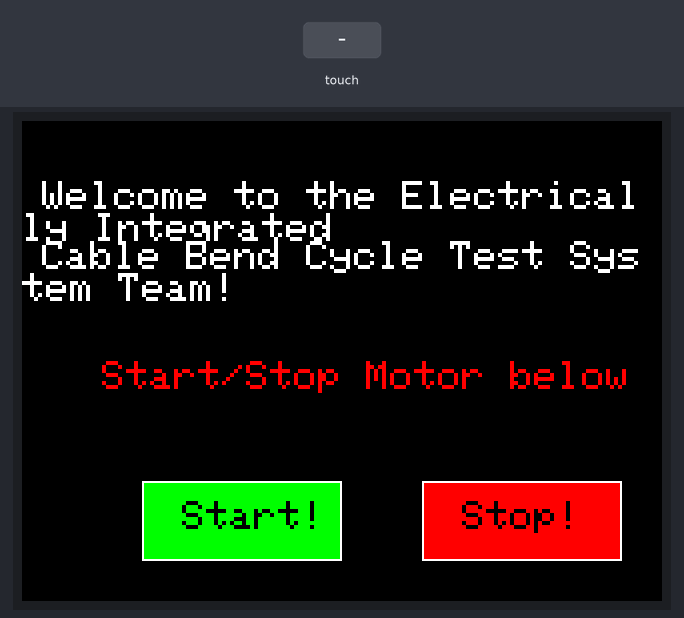
Recording of a sketch running on a simulated Arduino Nano, built with avr-gcc and run on an emulated ATmega328P. Shown: 320×240 colour display. The inputs (shaded band) are chosen by the test bench. What the sketch prints to the serial monitor is not drawn.

Above: at 1.4 s.

The sketch:

TSV3_1.ino
```cpp
#include <Adafruit_TFTLCD.h>

#include <Adafruit_GFX.h>
#include <TouchScreen.h>

#define LCD_CS A3
#define LCD_CD A2
#define LCD_WR A1
#define LCD_RD A0
#define LCD_RESET A4

#define TS_MINX 204
#define TS_MINY 195
#define TS_MAXX 948
#define TS_MAXY 910

#define YP A5
#define XM A6
#define YM 8
#define XP 9

#define BLACK   0x0000
#define BLUE    0x001F
#define RED     0xF800
#define GREEN   0x07E0
#define CYAN    0x07FF
#define MAGENTA 0xF81F
#define YELLOW  0xFFE0
#define WHITE   0xFFFF

Adafruit_TFTLCD tft(LCD_CS, LCD_CD, LCD_WR, LCD_RD, LCD_RESET);

TouchScreen ts = TouchScreen(XP, YP, XM, YM, 300);

boolean buttonEnabled=true;
boolean value=true;
void setup() {
  Serial.begin(9600);
  Serial.print("Starting...");

  tft.reset();
  tft.begin(0x8357);
  tft.setRotation(1);

  tft.fillScreen(BLACK);

//  //Draw white frame
//  tft.drawRect(0,0,319,240,WHITE);
//
  //Print Text
  tft.setCursor(10,30);
  tft.setTextColor(WHITE);
  tft.setTextSize(2);
  tft.print("Welcome to the Electrically Integrated");

  //Print text
  tft.setCursor(10,60);
  tft.setTextColor(WHITE);
  tft.setTextSize(2);
  tft.print("Cable Bend Cycle Test System Team!");

  //Print text
  tft.setCursor(40,120);
  tft.setTextColor(RED);
  tft.setTextSize(2);
  tft.print("Start/Stop Motor below");

  //Create Red Button
  tft.fillRect(60,180,100,40, GREEN);
  tft.drawRect(60,180,100,40,WHITE);
  tft.setCursor(80,190);
  tft.setTextColor(BLACK);
  tft.setTextSize(2);
  tft.print("Start!");

  //Create Red Button
  tft.fillRect(200,180,100,40, RED);
  tft.drawRect(200,180,100,40,WHITE);
  tft.setCursor(220,190);
  tft.setTextColor(BLACK);
  tft.setTextSize(2);
  tft.print("Stop!");

}

  void loop()
{
  static int val;

  TSPoint p = ts.getPoint();  //Get touch point

  if (p.z > ts.pressureThreshhold) {

   Serial.print("X = "); Serial.print(p.x);
   Serial.print("\tY = "); Serial.print(p.y);
   Serial.print("Here is the status of buttonEnabled: "); Serial.print(buttonEnabled);
   Serial.print("Here is the status of value: "); Serial.print(value);
   Serial.print("\n");

   p.x = map(p.x, TS_MAXX, TS_MINX, 0, 480);
   p.y = map(p.y, TS_MAXY, TS_MINY, 0, 320);

   if(p.x>300 && p.x<400 && (p.y>100 && p.y<200) && buttonEnabled)
   // The user has pressed inside the red rectangle
   {
    val=0;

    buttonEnabled = true; //Disable button
    value=true;
    //This is important, because the libraries are sharing pins
   pinMode(XM, OUTPUT);
   pinMode(YP, OUTPUT);

    //Erase the screen


//    //Draw frame
//    tft.drawRect(0,0,480,320,WHITE);
  /*
      tft.setCursor(50,50);
    tft.setTextColor(WHITE);
    tft.setTextSize(3);
    tft.print("\tMotor\n\n  Stopping!");
    */
    //tft.fillScreen(RED);
   }
   delay(10);

  }

  if(p.x>=300 && p.x<=400 && (p.y>220 && p.y<350) && buttonEnabled)
   // The user has pressed inside the red rectangle
   {
    buttonEnabled = true; //Disable button
    value=false;
     val=1;
    //This is important, because the libraries are sharing pins
   pinMode(XM, OUTPUT);
   pinMode(YP, OUTPUT);

    //Erase the screen
    //tft.fillScreen(GREEN);

//    //Draw frame
//    tft.drawRect(0,0,480,320,WHITE);
  /*
     tft.setCursor(50,50);
    tft.setTextColor(WHITE);
    tft.setTextSize(3);
    tft.print("\tMotor\n\Starting!");
*/
   }
   delay(10);

}
```
